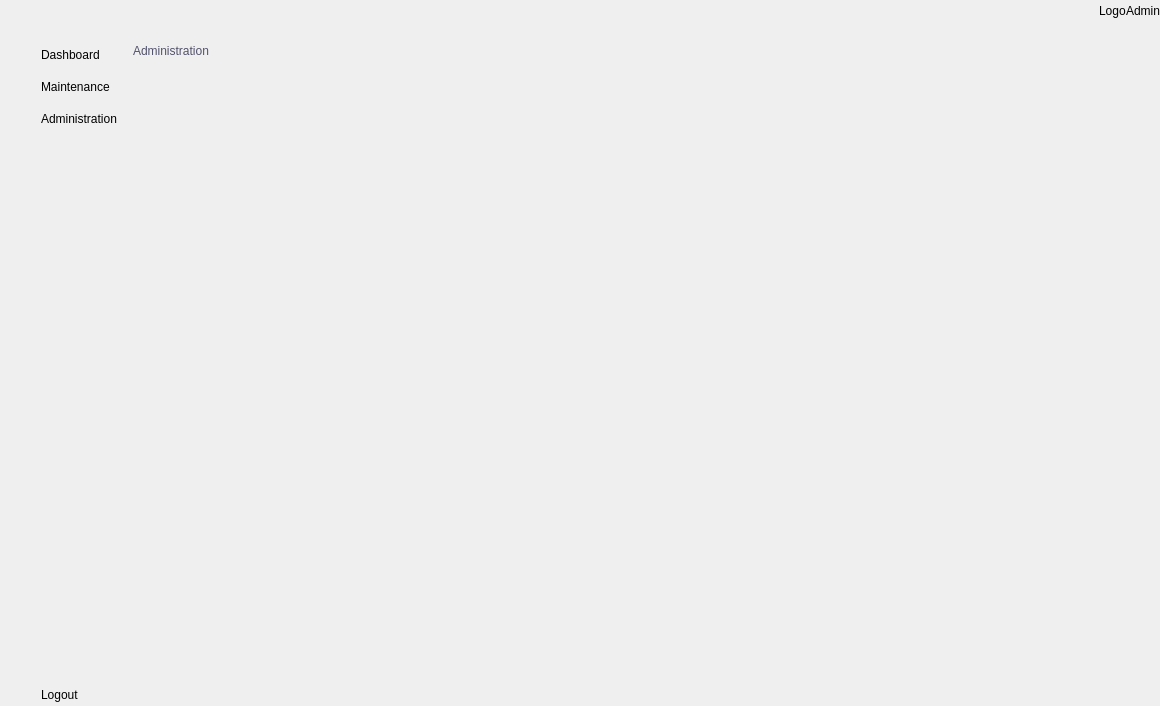
<?xml version="1.0" encoding="UTF-8"?>
<ui version="4.0">
 <class>AdminWindow</class>
 <widget class="QMainWindow" name="AdminWindow">
  <property name="geometry">
   <rect>
    <x>0</x>
    <y>0</y>
    <width>1160</width>
    <height>706</height>
   </rect>
  </property>
  <property name="windowTitle">
   <string>MainWindow</string>
  </property>
  <widget class="QWidget" name="centralwidget">
   <layout class="QGridLayout" name="gridLayout_23">
    <property name="leftMargin">
     <number>0</number>
    </property>
    <property name="topMargin">
     <number>0</number>
    </property>
    <property name="rightMargin">
     <number>0</number>
    </property>
    <property name="bottomMargin">
     <number>0</number>
    </property>
    <property name="spacing">
     <number>0</number>
    </property>
    <item row="0" column="1" rowspan="2">
     <widget class="QWidget" name="fullWid" native="true">
      <layout class="QGridLayout" name="gridLayout_4">
       <property name="leftMargin">
        <number>0</number>
       </property>
       <property name="topMargin">
        <number>0</number>
       </property>
       <property name="rightMargin">
        <number>0</number>
       </property>
       <property name="bottomMargin">
        <number>0</number>
       </property>
       <property name="horizontalSpacing">
        <number>0</number>
       </property>
       <property name="verticalSpacing">
        <number>10</number>
       </property>
       <item row="0" column="0">
        <widget class="QWidget" name="widget_6" native="true">
         <layout class="QGridLayout" name="gridLayout_2">
          <property name="leftMargin">
           <number>0</number>
          </property>
          <property name="topMargin">
           <number>0</number>
          </property>
          <property name="rightMargin">
           <number>0</number>
          </property>
          <property name="bottomMargin">
           <number>20</number>
          </property>
          <property name="spacing">
           <number>0</number>
          </property>
          <item row="0" column="0">
           <widget class="QLabel" name="label_2">
            <property name="text">
             <string/>
            </property>
            <property name="pixmap">
             <pixmap resource="resource.qrc">:/icon/icon/logo.ico</pixmap>
            </property>
            <property name="alignment">
             <set>Qt::AlignCenter</set>
            </property>
           </widget>
          </item>
         </layout>
        </widget>
       </item>
       <item row="3" column="0">
        <widget class="QPushButton" name="admiBtn_2">
         <property name="styleSheet">
          <string notr="true">font: 500 8pt &quot;Josefin Sans Medium&quot;;
color: rgb(0,0,0);
text-align: left;
background-color: transparent;</string>
         </property>
         <property name="text">
          <string>Administration</string>
         </property>
         <property name="icon">
          <iconset resource="resource.qrc">
           <normaloff>:/icon/icon/profile.ico</normaloff>:/icon/icon/profile.ico</iconset>
         </property>
         <property name="checkable">
          <bool>true</bool>
         </property>
         <property name="autoExclusive">
          <bool>true</bool>
         </property>
         <property name="flat">
          <bool>true</bool>
         </property>
        </widget>
       </item>
       <item row="4" column="0">
        <spacer name="verticalSpacer_2">
         <property name="orientation">
          <enum>Qt::Vertical</enum>
         </property>
         <property name="sizeHint" stdset="0">
          <size>
           <width>20</width>
           <height>365</height>
          </size>
         </property>
        </spacer>
       </item>
       <item row="5" column="0">
        <widget class="QPushButton" name="logoutBtn_2">
         <property name="styleSheet">
          <string notr="true">font: 500 8pt &quot;Josefin Sans Medium&quot;;
color: rgb(0,0,0);
text-align: left;
background-color: transparent;</string>
         </property>
         <property name="text">
          <string>Logout</string>
         </property>
         <property name="icon">
          <iconset resource="resource.qrc">
           <normaloff>:/icon/icon/logout.ico</normaloff>:/icon/icon/logout.ico</iconset>
         </property>
         <property name="flat">
          <bool>true</bool>
         </property>
        </widget>
       </item>
       <item row="2" column="0">
        <widget class="QPushButton" name="mtnBtn_2">
         <property name="styleSheet">
          <string notr="true">font: 500 8pt &quot;Josefin Sans Medium&quot;;
color: rgb(0,0,0);
text-align: left;
background-color: transparent;
</string>
         </property>
         <property name="text">
          <string>Maintenance</string>
         </property>
         <property name="icon">
          <iconset resource="resource.qrc">
           <normaloff>:/icon/icon/maintenace.ico</normaloff>:/icon/icon/maintenace.ico</iconset>
         </property>
         <property name="checkable">
          <bool>true</bool>
         </property>
         <property name="autoExclusive">
          <bool>true</bool>
         </property>
         <property name="flat">
          <bool>true</bool>
         </property>
        </widget>
       </item>
       <item row="1" column="0">
        <widget class="QPushButton" name="dashBtn_2">
         <property name="layoutDirection">
          <enum>Qt::LeftToRight</enum>
         </property>
         <property name="styleSheet">
          <string notr="true">font: 500 8pt &quot;Josefin Sans Medium&quot;;
color: rgb(0,0,0);
text-align: left;
background-color: transparent;
</string>
         </property>
         <property name="text">
          <string>Dashboard</string>
         </property>
         <property name="icon">
          <iconset resource="resource.qrc">
           <normaloff>:/icon/icon/dashboard.ico</normaloff>:/icon/icon/dashboard.ico</iconset>
         </property>
         <property name="checkable">
          <bool>true</bool>
         </property>
         <property name="autoExclusive">
          <bool>true</bool>
         </property>
         <property name="flat">
          <bool>true</bool>
         </property>
        </widget>
       </item>
      </layout>
     </widget>
    </item>
    <item row="0" column="2">
     <widget class="QWidget" name="widget_4" native="true">
      <layout class="QGridLayout" name="gridLayout_19">
       <property name="leftMargin">
        <number>0</number>
       </property>
       <property name="topMargin">
        <number>0</number>
       </property>
       <property name="rightMargin">
        <number>0</number>
       </property>
       <property name="bottomMargin">
        <number>0</number>
       </property>
       <property name="spacing">
        <number>0</number>
       </property>
       <item row="0" column="0">
        <widget class="QWidget" name="widget_5" native="true">
         <layout class="QGridLayout" name="gridLayout_7">
          <property name="leftMargin">
           <number>0</number>
          </property>
          <property name="topMargin">
           <number>0</number>
          </property>
          <property name="rightMargin">
           <number>0</number>
          </property>
          <property name="bottomMargin">
           <number>0</number>
          </property>
          <property name="spacing">
           <number>0</number>
          </property>
          <item row="0" column="0">
           <widget class="QWidget" name="widget_7" native="true">
            <layout class="QGridLayout" name="gridLayout_5">
             <property name="leftMargin">
              <number>0</number>
             </property>
             <property name="topMargin">
              <number>0</number>
             </property>
             <property name="rightMargin">
              <number>0</number>
             </property>
             <property name="bottomMargin">
              <number>0</number>
             </property>
             <property name="spacing">
              <number>0</number>
             </property>
             <item row="0" column="0">
              <widget class="QPushButton" name="toggleBtn">
               <property name="styleSheet">
                <string notr="true">background-color: transparent;
</string>
               </property>
               <property name="text">
                <string/>
               </property>
               <property name="icon">
                <iconset resource="resource.qrc">
                 <normaloff>:/icon/icon/menu.ico</normaloff>:/icon/icon/menu.ico</iconset>
               </property>
               <property name="checkable">
                <bool>true</bool>
               </property>
               <property name="flat">
                <bool>true</bool>
               </property>
              </widget>
             </item>
            </layout>
           </widget>
          </item>
          <item row="0" column="1">
           <spacer name="horizontalSpacer">
            <property name="orientation">
             <enum>Qt::Horizontal</enum>
            </property>
            <property name="sizeHint" stdset="0">
             <size>
              <width>320</width>
              <height>20</height>
             </size>
            </property>
           </spacer>
          </item>
          <item row="0" column="2">
           <widget class="QWidget" name="widget_8" native="true">
            <layout class="QGridLayout" name="gridLayout_6">
             <property name="leftMargin">
              <number>0</number>
             </property>
             <property name="topMargin">
              <number>0</number>
             </property>
             <property name="rightMargin">
              <number>0</number>
             </property>
             <property name="bottomMargin">
              <number>0</number>
             </property>
             <property name="spacing">
              <number>0</number>
             </property>
             <item row="0" column="0">
              <widget class="QLabel" name="label_4">
               <property name="text">
                <string>Logo</string>
               </property>
              </widget>
             </item>
             <item row="0" column="1">
              <widget class="QLabel" name="label_3">
               <property name="text">
                <string>Admin</string>
               </property>
              </widget>
             </item>
            </layout>
           </widget>
          </item>
         </layout>
        </widget>
       </item>
      </layout>
     </widget>
    </item>
    <item row="1" column="2">
     <widget class="QStackedWidget" name="stackedWidget">
      <property name="styleSheet">
       <string notr="true">border: 0px</string>
      </property>
      <property name="currentIndex">
       <number>2</number>
      </property>
      <widget class="QWidget" name="dashboard">
       <layout class="QGridLayout" name="gridLayout_21">
        <property name="leftMargin">
         <number>0</number>
        </property>
        <property name="topMargin">
         <number>0</number>
        </property>
        <property name="rightMargin">
         <number>0</number>
        </property>
        <property name="bottomMargin">
         <number>0</number>
        </property>
        <property name="spacing">
         <number>0</number>
        </property>
        <item row="0" column="0">
         <widget class="QScrollArea" name="scrollArea">
          <property name="widgetResizable">
           <bool>true</bool>
          </property>
          <widget class="QWidget" name="scrollAreaWidgetContents_2">
           <property name="geometry">
            <rect>
             <x>0</x>
             <y>0</y>
             <width>367</width>
             <height>346</height>
            </rect>
           </property>
           <layout class="QGridLayout" name="gridLayout_20">
            <item row="0" column="0">
             <widget class="QWidget" name="widget_20" native="true">
              <property name="maximumSize">
               <size>
                <width>16777215</width>
                <height>40</height>
               </size>
              </property>
              <layout class="QGridLayout" name="gridLayout_18">
               <property name="leftMargin">
                <number>0</number>
               </property>
               <property name="topMargin">
                <number>0</number>
               </property>
               <property name="rightMargin">
                <number>0</number>
               </property>
               <property name="bottomMargin">
                <number>0</number>
               </property>
               <property name="spacing">
                <number>0</number>
               </property>
               <item row="0" column="0">
                <widget class="QLabel" name="label_15">
                 <property name="minimumSize">
                  <size>
                   <width>0</width>
                   <height>40</height>
                  </size>
                 </property>
                 <property name="styleSheet">
                  <string notr="true">color: rgb(81, 82, 108);
font: 600 16pt &quot;Josefin Sans SemiBold&quot;;</string>
                 </property>
                 <property name="text">
                  <string>Dashboard</string>
                 </property>
                </widget>
               </item>
              </layout>
             </widget>
            </item>
            <item row="1" column="0">
             <widget class="QWidget" name="widget_9" native="true">
              <layout class="QGridLayout" name="gridLayout_10">
               <property name="leftMargin">
                <number>0</number>
               </property>
               <property name="topMargin">
                <number>0</number>
               </property>
               <property name="rightMargin">
                <number>0</number>
               </property>
               <property name="bottomMargin">
                <number>0</number>
               </property>
               <property name="spacing">
                <number>0</number>
               </property>
               <item row="0" column="0">
                <widget class="QWidget" name="widget_10" native="true">
                 <property name="minimumSize">
                  <size>
                   <width>0</width>
                   <height>30</height>
                  </size>
                 </property>
                 <layout class="QGridLayout" name="gridLayout_12">
                  <property name="leftMargin">
                   <number>0</number>
                  </property>
                  <property name="topMargin">
                   <number>0</number>
                  </property>
                  <property name="rightMargin">
                   <number>0</number>
                  </property>
                  <property name="bottomMargin">
                   <number>0</number>
                  </property>
                  <property name="spacing">
                   <number>0</number>
                  </property>
                  <item row="0" column="0">
                   <widget class="QWidget" name="widget_15" native="true">
                    <layout class="QGridLayout" name="gridLayout_8">
                     <property name="leftMargin">
                      <number>0</number>
                     </property>
                     <property name="topMargin">
                      <number>0</number>
                     </property>
                     <property name="rightMargin">
                      <number>0</number>
                     </property>
                     <property name="bottomMargin">
                      <number>0</number>
                     </property>
                     <property name="spacing">
                      <number>0</number>
                     </property>
                     <item row="0" column="0">
                      <widget class="QLabel" name="label_5">
                       <property name="text">
                        <string>Total Account:</string>
                       </property>
                      </widget>
                     </item>
                    </layout>
                   </widget>
                  </item>
                  <item row="0" column="1">
                   <widget class="QWidget" name="widget_16" native="true">
                    <layout class="QGridLayout" name="gridLayout_11">
                     <property name="leftMargin">
                      <number>0</number>
                     </property>
                     <property name="topMargin">
                      <number>0</number>
                     </property>
                     <property name="rightMargin">
                      <number>0</number>
                     </property>
                     <property name="bottomMargin">
                      <number>0</number>
                     </property>
                     <property name="spacing">
                      <number>0</number>
                     </property>
                     <item row="0" column="0">
                      <widget class="QLabel" name="label_7">
                       <property name="text">
                        <string>Amount Placeholder</string>
                       </property>
                      </widget>
                     </item>
                    </layout>
                   </widget>
                  </item>
                 </layout>
                </widget>
               </item>
               <item row="1" column="0">
                <widget class="QWidget" name="widget_11" native="true">
                 <property name="minimumSize">
                  <size>
                   <width>0</width>
                   <height>200</height>
                  </size>
                 </property>
                 <layout class="QGridLayout" name="gridLayout_9">
                  <property name="leftMargin">
                   <number>0</number>
                  </property>
                  <property name="topMargin">
                   <number>0</number>
                  </property>
                  <property name="rightMargin">
                   <number>0</number>
                  </property>
                  <property name="bottomMargin">
                   <number>0</number>
                  </property>
                  <property name="spacing">
                   <number>0</number>
                  </property>
                  <item row="0" column="1">
                   <widget class="QWidget" name="widget_13" native="true">
                    <layout class="QGridLayout" name="gridLayout_14">
                     <property name="leftMargin">
                      <number>0</number>
                     </property>
                     <property name="topMargin">
                      <number>0</number>
                     </property>
                     <property name="rightMargin">
                      <number>0</number>
                     </property>
                     <property name="bottomMargin">
                      <number>0</number>
                     </property>
                     <property name="spacing">
                      <number>0</number>
                     </property>
                     <item row="0" column="0">
                      <widget class="QLabel" name="label_9">
                       <property name="maximumSize">
                        <size>
                         <width>16777215</width>
                         <height>16777215</height>
                        </size>
                       </property>
                       <property name="text">
                        <string>Sell Only %</string>
                       </property>
                      </widget>
                     </item>
                     <item row="0" column="1">
                      <widget class="QLabel" name="label_12">
                       <property name="text">
                        <string>percentage</string>
                       </property>
                      </widget>
                     </item>
                    </layout>
                   </widget>
                  </item>
                  <item row="0" column="2">
                   <widget class="QWidget" name="widget_14" native="true">
                    <layout class="QGridLayout" name="gridLayout_15">
                     <property name="leftMargin">
                      <number>0</number>
                     </property>
                     <property name="topMargin">
                      <number>0</number>
                     </property>
                     <property name="rightMargin">
                      <number>0</number>
                     </property>
                     <property name="bottomMargin">
                      <number>0</number>
                     </property>
                     <property name="spacing">
                      <number>0</number>
                     </property>
                     <item row="0" column="0">
                      <widget class="QLabel" name="label_10">
                       <property name="maximumSize">
                        <size>
                         <width>16777215</width>
                         <height>16777215</height>
                        </size>
                       </property>
                       <property name="text">
                        <string>Buy + Sell</string>
                       </property>
                      </widget>
                     </item>
                     <item row="0" column="1">
                      <widget class="QLabel" name="label_13">
                       <property name="text">
                        <string>percentage</string>
                       </property>
                      </widget>
                     </item>
                    </layout>
                   </widget>
                  </item>
                  <item row="0" column="0">
                   <widget class="QWidget" name="widget_12" native="true">
                    <layout class="QGridLayout" name="gridLayout_13" rowstretch="0">
                     <property name="leftMargin">
                      <number>0</number>
                     </property>
                     <property name="topMargin">
                      <number>0</number>
                     </property>
                     <property name="rightMargin">
                      <number>0</number>
                     </property>
                     <property name="bottomMargin">
                      <number>0</number>
                     </property>
                     <property name="spacing">
                      <number>0</number>
                     </property>
                     <item row="0" column="2">
                      <widget class="QLabel" name="label_8">
                       <property name="maximumSize">
                        <size>
                         <width>16777215</width>
                         <height>16777215</height>
                        </size>
                       </property>
                       <property name="text">
                        <string>Buy Only %</string>
                       </property>
                      </widget>
                     </item>
                     <item row="0" column="3">
                      <widget class="QLabel" name="label_6">
                       <property name="text">
                        <string>Percentage</string>
                       </property>
                      </widget>
                     </item>
                    </layout>
                   </widget>
                  </item>
                 </layout>
                </widget>
               </item>
              </layout>
             </widget>
            </item>
            <item row="2" column="0">
             <widget class="QWidget" name="widget_17" native="true">
              <layout class="QGridLayout" name="gridLayout_17">
               <property name="leftMargin">
                <number>0</number>
               </property>
               <property name="topMargin">
                <number>0</number>
               </property>
               <property name="rightMargin">
                <number>0</number>
               </property>
               <property name="bottomMargin">
                <number>0</number>
               </property>
               <property name="spacing">
                <number>0</number>
               </property>
               <item row="0" column="0">
                <widget class="QWidget" name="widget_18" native="true">
                 <layout class="QGridLayout" name="gridLayout_16">
                  <property name="leftMargin">
                   <number>0</number>
                  </property>
                  <property name="topMargin">
                   <number>0</number>
                  </property>
                  <property name="rightMargin">
                   <number>0</number>
                  </property>
                  <property name="bottomMargin">
                   <number>0</number>
                  </property>
                  <property name="spacing">
                   <number>0</number>
                  </property>
                  <item row="0" column="0">
                   <widget class="QLabel" name="label_11">
                    <property name="minimumSize">
                     <size>
                      <width>0</width>
                      <height>30</height>
                     </size>
                    </property>
                    <property name="text">
                     <string>Category</string>
                    </property>
                   </widget>
                  </item>
                 </layout>
                </widget>
               </item>
               <item row="1" column="0">
                <widget class="QWidget" name="widget_19" native="true">
                 <layout class="QFormLayout" name="formLayout">
                  <property name="horizontalSpacing">
                   <number>0</number>
                  </property>
                  <property name="verticalSpacing">
                   <number>0</number>
                  </property>
                  <property name="leftMargin">
                   <number>0</number>
                  </property>
                  <property name="topMargin">
                   <number>0</number>
                  </property>
                  <property name="rightMargin">
                   <number>0</number>
                  </property>
                  <property name="bottomMargin">
                   <number>0</number>
                  </property>
                  <item row="0" column="0">
                   <widget class="QLabel" name="label_14">
                    <property name="text">
                     <string>Category %</string>
                    </property>
                   </widget>
                  </item>
                 </layout>
                </widget>
               </item>
              </layout>
             </widget>
            </item>
           </layout>
          </widget>
         </widget>
        </item>
       </layout>
      </widget>
      <widget class="QWidget" name="maintenance">
       <layout class="QGridLayout" name="gridLayout_22">
        <property name="leftMargin">
         <number>0</number>
        </property>
        <property name="topMargin">
         <number>0</number>
        </property>
        <property name="rightMargin">
         <number>0</number>
        </property>
        <property name="bottomMargin">
         <number>0</number>
        </property>
        <property name="spacing">
         <number>0</number>
        </property>
        <item row="0" column="0">
         <widget class="QScrollArea" name="scrollArea_2">
          <property name="widgetResizable">
           <bool>true</bool>
          </property>
          <widget class="QWidget" name="scrollAreaWidgetContents">
           <property name="geometry">
            <rect>
             <x>0</x>
             <y>0</y>
             <width>146</width>
             <height>138</height>
            </rect>
           </property>
           <layout class="QGridLayout" name="gridLayout_24">
            <property name="leftMargin">
             <number>0</number>
            </property>
            <property name="topMargin">
             <number>0</number>
            </property>
            <property name="rightMargin">
             <number>0</number>
            </property>
            <property name="bottomMargin">
             <number>0</number>
            </property>
            <property name="spacing">
             <number>0</number>
            </property>
            <item row="0" column="0">
             <widget class="QWidget" name="widget_21" native="true">
              <layout class="QGridLayout" name="gridLayout_29">
               <item row="0" column="0">
                <widget class="QWidget" name="widget_22" native="true">
                 <property name="maximumSize">
                  <size>
                   <width>16777215</width>
                   <height>40</height>
                  </size>
                 </property>
                 <layout class="QGridLayout" name="gridLayout_25">
                  <property name="leftMargin">
                   <number>0</number>
                  </property>
                  <property name="topMargin">
                   <number>0</number>
                  </property>
                  <property name="rightMargin">
                   <number>0</number>
                  </property>
                  <property name="bottomMargin">
                   <number>0</number>
                  </property>
                  <property name="spacing">
                   <number>0</number>
                  </property>
                  <item row="0" column="0">
                   <widget class="QLabel" name="label_16">
                    <property name="styleSheet">
                     <string notr="true">color: rgb(81, 82, 108);
font: 600 16pt &quot;Josefin Sans SemiBold&quot;;</string>
                    </property>
                    <property name="text">
                     <string>Maintenance</string>
                    </property>
                   </widget>
                  </item>
                 </layout>
                </widget>
               </item>
               <item row="1" column="0">
                <widget class="QWidget" name="widget_23" native="true">
                 <layout class="QGridLayout" name="gridLayout_28">
                  <item row="0" column="0">
                   <widget class="QWidget" name="widget_24" native="true">
                    <property name="maximumSize">
                     <size>
                      <width>16777215</width>
                      <height>35</height>
                     </size>
                    </property>
                    <layout class="QGridLayout" name="gridLayout_26">
                     <item row="0" column="0">
                      <widget class="QLabel" name="label_17">
                       <property name="styleSheet">
                        <string notr="true">color: rgb(81, 82, 108);
font: 600 13pt &quot;Josefin Sans SemiBold&quot;;</string>
                       </property>
                       <property name="text">
                        <string>Banner</string>
                       </property>
                      </widget>
                     </item>
                    </layout>
                   </widget>
                  </item>
                  <item row="1" column="0">
                   <widget class="QWidget" name="widget_25" native="true">
                    <layout class="QGridLayout" name="gridLayout_27">
                     <item row="0" column="0">
                      <widget class="QLabel" name="label_18">
                       <property name="text">
                        <string>Show banner</string>
                       </property>
                      </widget>
                     </item>
                    </layout>
                   </widget>
                  </item>
                 </layout>
                </widget>
               </item>
              </layout>
             </widget>
            </item>
           </layout>
          </widget>
         </widget>
        </item>
       </layout>
      </widget>
      <widget class="QWidget" name="administration">
       <layout class="QGridLayout" name="gridLayout_30">
        <item row="0" column="0">
         <widget class="QScrollArea" name="scrollArea_3">
          <property name="widgetResizable">
           <bool>true</bool>
          </property>
          <widget class="QWidget" name="scrollAreaWidgetContents_3">
           <property name="geometry">
            <rect>
             <x>0</x>
             <y>0</y>
             <width>966</width>
             <height>664</height>
            </rect>
           </property>
           <layout class="QGridLayout" name="gridLayout_32">
            <property name="leftMargin">
             <number>0</number>
            </property>
            <property name="topMargin">
             <number>0</number>
            </property>
            <property name="rightMargin">
             <number>0</number>
            </property>
            <property name="bottomMargin">
             <number>0</number>
            </property>
            <property name="spacing">
             <number>0</number>
            </property>
            <item row="0" column="0">
             <widget class="QWidget" name="widget_26" native="true">
              <property name="maximumSize">
               <size>
                <width>16777215</width>
                <height>40</height>
               </size>
              </property>
              <layout class="QGridLayout" name="gridLayout_31">
               <property name="leftMargin">
                <number>0</number>
               </property>
               <property name="topMargin">
                <number>0</number>
               </property>
               <property name="rightMargin">
                <number>0</number>
               </property>
               <property name="bottomMargin">
                <number>0</number>
               </property>
               <property name="spacing">
                <number>0</number>
               </property>
               <item row="0" column="0">
                <widget class="QLabel" name="label_19">
                 <property name="styleSheet">
                  <string notr="true">color: rgb(81, 82, 108);
font: 600 16pt &quot;Josefin Sans SemiBold&quot;;</string>
                 </property>
                 <property name="text">
                  <string>Administration</string>
                 </property>
                </widget>
               </item>
              </layout>
             </widget>
            </item>
            <item row="1" column="0">
             <widget class="QWidget" name="widget_27" native="true"/>
            </item>
           </layout>
          </widget>
         </widget>
        </item>
       </layout>
      </widget>
     </widget>
    </item>
    <item row="0" column="0" rowspan="2">
     <widget class="QWidget" name="iconOnly" native="true">
      <layout class="QGridLayout" name="gridLayout">
       <property name="leftMargin">
        <number>0</number>
       </property>
       <property name="topMargin">
        <number>0</number>
       </property>
       <property name="rightMargin">
        <number>0</number>
       </property>
       <property name="bottomMargin">
        <number>0</number>
       </property>
       <property name="horizontalSpacing">
        <number>0</number>
       </property>
       <property name="verticalSpacing">
        <number>10</number>
       </property>
       <item row="0" column="0">
        <widget class="QWidget" name="widget_3" native="true">
         <layout class="QGridLayout" name="gridLayout_3">
          <property name="leftMargin">
           <number>0</number>
          </property>
          <property name="topMargin">
           <number>0</number>
          </property>
          <property name="rightMargin">
           <number>0</number>
          </property>
          <property name="bottomMargin">
           <number>20</number>
          </property>
          <property name="spacing">
           <number>0</number>
          </property>
          <item row="0" column="0">
           <widget class="QLabel" name="label">
            <property name="text">
             <string/>
            </property>
            <property name="pixmap">
             <pixmap resource="resource.qrc">:/icon/icon/logo.ico</pixmap>
            </property>
            <property name="alignment">
             <set>Qt::AlignCenter</set>
            </property>
           </widget>
          </item>
         </layout>
        </widget>
       </item>
       <item row="1" column="0">
        <widget class="QPushButton" name="dashBtn_1">
         <property name="styleSheet">
          <string notr="true">background-color: transparent;
</string>
         </property>
         <property name="text">
          <string/>
         </property>
         <property name="icon">
          <iconset resource="resource.qrc">
           <normaloff>:/icon/icon/dashboard.ico</normaloff>:/icon/icon/dashboard.ico</iconset>
         </property>
         <property name="checkable">
          <bool>true</bool>
         </property>
         <property name="autoExclusive">
          <bool>true</bool>
         </property>
         <property name="flat">
          <bool>true</bool>
         </property>
        </widget>
       </item>
       <item row="2" column="0">
        <widget class="QPushButton" name="mtnBtn_1">
         <property name="styleSheet">
          <string notr="true">background-color: transparent;
</string>
         </property>
         <property name="text">
          <string/>
         </property>
         <property name="icon">
          <iconset resource="resource.qrc">
           <normaloff>:/icon/icon/maintenace.ico</normaloff>:/icon/icon/maintenace.ico</iconset>
         </property>
         <property name="checkable">
          <bool>true</bool>
         </property>
         <property name="autoExclusive">
          <bool>true</bool>
         </property>
         <property name="flat">
          <bool>true</bool>
         </property>
        </widget>
       </item>
       <item row="3" column="0">
        <widget class="QPushButton" name="admiBtn_1">
         <property name="styleSheet">
          <string notr="true">background-color: transparent;
</string>
         </property>
         <property name="text">
          <string/>
         </property>
         <property name="icon">
          <iconset resource="resource.qrc">
           <normaloff>:/icon/icon/profile.ico</normaloff>:/icon/icon/profile.ico</iconset>
         </property>
         <property name="checkable">
          <bool>true</bool>
         </property>
         <property name="autoExclusive">
          <bool>true</bool>
         </property>
         <property name="flat">
          <bool>true</bool>
         </property>
        </widget>
       </item>
       <item row="4" column="0">
        <spacer name="verticalSpacer">
         <property name="orientation">
          <enum>Qt::Vertical</enum>
         </property>
         <property name="sizeHint" stdset="0">
          <size>
           <width>20</width>
           <height>365</height>
          </size>
         </property>
        </spacer>
       </item>
       <item row="5" column="0">
        <widget class="QPushButton" name="logoutBtn_1">
         <property name="styleSheet">
          <string notr="true">font: 500 8pt &quot;Josefin Sans Medium&quot;;
color: rgb(0,0,0);
text-align: center;
background-color: transparent;</string>
         </property>
         <property name="text">
          <string/>
         </property>
         <property name="icon">
          <iconset resource="resource.qrc">
           <normaloff>:/icon/icon/logout.ico</normaloff>:/icon/icon/logout.ico</iconset>
         </property>
         <property name="flat">
          <bool>true</bool>
         </property>
        </widget>
       </item>
      </layout>
     </widget>
    </item>
   </layout>
  </widget>
 </widget>
 <resources>
  <include location="resource.qrc"/>
 </resources>
 <connections>
  <connection>
   <sender>toggleBtn</sender>
   <signal>toggled(bool)</signal>
   <receiver>iconOnly</receiver>
   <slot>setVisible(bool)</slot>
   <hints>
    <hint type="sourcelabel">
     <x>210</x>
     <y>17</y>
    </hint>
    <hint type="destinationlabel">
     <x>48</x>
     <y>351</y>
    </hint>
   </hints>
  </connection>
  <connection>
   <sender>toggleBtn</sender>
   <signal>toggled(bool)</signal>
   <receiver>fullWid</receiver>
   <slot>setHidden(bool)</slot>
   <hints>
    <hint type="sourcelabel">
     <x>209</x>
     <y>25</y>
    </hint>
    <hint type="destinationlabel">
     <x>158</x>
     <y>178</y>
    </hint>
   </hints>
  </connection>
  <connection>
   <sender>dashBtn_1</sender>
   <signal>toggled(bool)</signal>
   <receiver>dashBtn_2</receiver>
   <slot>setChecked(bool)</slot>
   <hints>
    <hint type="sourcelabel">
     <x>47</x>
     <y>92</y>
    </hint>
    <hint type="destinationlabel">
     <x>116</x>
     <y>98</y>
    </hint>
   </hints>
  </connection>
  <connection>
   <sender>mtnBtn_1</sender>
   <signal>toggled(bool)</signal>
   <receiver>mtnBtn_2</receiver>
   <slot>setChecked(bool)</slot>
   <hints>
    <hint type="sourcelabel">
     <x>65</x>
     <y>119</y>
    </hint>
    <hint type="destinationlabel">
     <x>108</x>
     <y>119</y>
    </hint>
   </hints>
  </connection>
  <connection>
   <sender>admiBtn_1</sender>
   <signal>toggled(bool)</signal>
   <receiver>admiBtn_2</receiver>
   <slot>setChecked(bool)</slot>
   <hints>
    <hint type="sourcelabel">
     <x>43</x>
     <y>145</y>
    </hint>
    <hint type="destinationlabel">
     <x>105</x>
     <y>143</y>
    </hint>
   </hints>
  </connection>
  <connection>
   <sender>dashBtn_2</sender>
   <signal>toggled(bool)</signal>
   <receiver>dashBtn_1</receiver>
   <slot>setChecked(bool)</slot>
   <hints>
    <hint type="sourcelabel">
     <x>122</x>
     <y>94</y>
    </hint>
    <hint type="destinationlabel">
     <x>51</x>
     <y>100</y>
    </hint>
   </hints>
  </connection>
  <connection>
   <sender>mtnBtn_2</sender>
   <signal>toggled(bool)</signal>
   <receiver>mtnBtn_1</receiver>
   <slot>setChecked(bool)</slot>
   <hints>
    <hint type="sourcelabel">
     <x>115</x>
     <y>118</y>
    </hint>
    <hint type="destinationlabel">
     <x>58</x>
     <y>119</y>
    </hint>
   </hints>
  </connection>
  <connection>
   <sender>admiBtn_2</sender>
   <signal>toggled(bool)</signal>
   <receiver>admiBtn_1</receiver>
   <slot>setChecked(bool)</slot>
   <hints>
    <hint type="sourcelabel">
     <x>137</x>
     <y>140</y>
    </hint>
    <hint type="destinationlabel">
     <x>54</x>
     <y>145</y>
    </hint>
   </hints>
  </connection>
 </connections>
</ui>
